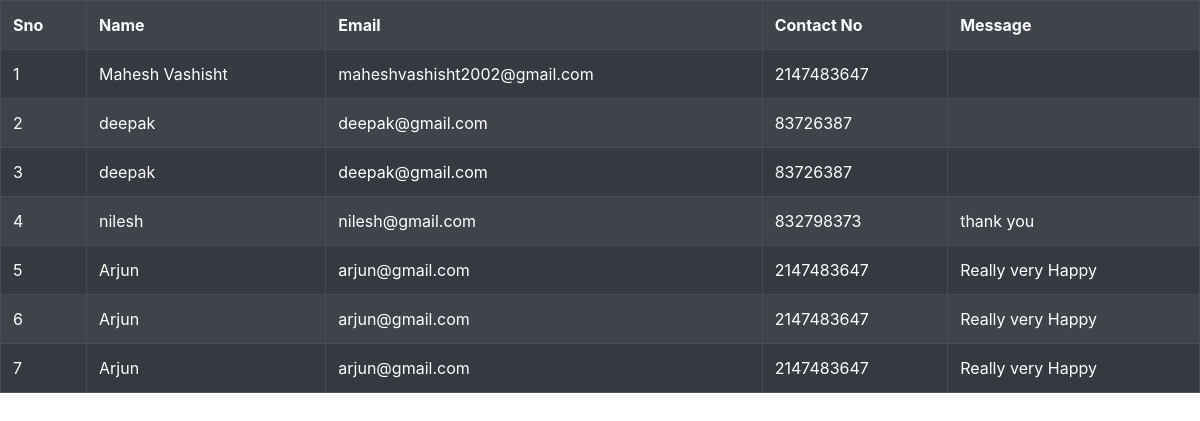
The page /contactdb.php on the database its author committed.
### tables this page shows
CREATE TABLE `contact` (
  `sno` int(200) NOT NULL,
  `name` varchar(20) DEFAULT NULL,
  `email` varchar(50) DEFAULT NULL,
  `contact` int(15) DEFAULT NULL,
  `message` varchar(200) DEFAULT NULL
);

### contactdb.php (the view, shortened to what this page needs)
<!DOCTYPE html>
<html lang="en">
<head>
    <link rel="stylesheet" href="css/bootstrap.min.css">
</head>
<body>
        <?php
          echo "<table border ='solid 4px' class='table table-striped table-dark'>";
          echo  "<tr>";
          echo   "<th>Sno</th>";
          echo   "<th>Name</th>";
          echo   "<th>Email</th>";
          echo   "<th>Contact No</th>";
          echo   "<th>Message</th>";
          echo  "</tr>";
        $con=mysqli_connect("localhost","root","","project");
        $m="select * from contact";
        $z=mysqli_query($con,$m);
           while($c=mysqli_fetch_array($z))
           {
              echo "<tr>
                   <td> $c[0]  </td>
                   <td> $c[1]</td>
                   <td> $c[2] </td>
                   <td> $c[3] </td>
                   <td> $c[4] </td>
                  </tr>";
           }
           echo "</table>";
        ?>
</body>
</html>

### rows shown on the page
contact: sno "1", name "Mahesh Vashisht", email "maheshvashisht2002@gmail.com", contact "2147483647"
contact: sno "2", name "deepak", email "deepak@gmail.com", contact "83726387"
contact: sno "3", name "deepak", email "deepak@gmail.com", contact "83726387"
contact: sno "4", name "nilesh", email "nilesh@gmail.com", contact "832798373", message "thank you"
contact: sno "5", name "Arjun", email "arjun@gmail.com", contact "2147483647", message "Really very Happy"
contact: sno "6", name "Arjun", email "arjun@gmail.com", contact "2147483647", message "Really very Happy"
contact: sno "7", name "Arjun", email "arjun@gmail.com", contact "2147483647", message "Really very Happy"
